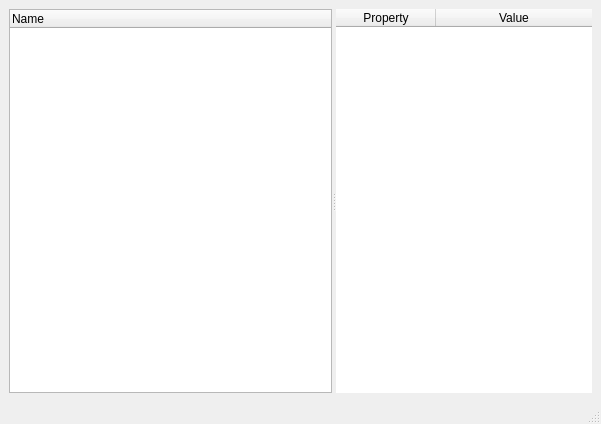
<?xml version="1.0" encoding="UTF-8"?>
<ui version="4.0">
 <class>TreeWindow</class>
 <widget class="QMainWindow" name="TreeWindow">
  <property name="geometry">
   <rect>
    <x>0</x>
    <y>0</y>
    <width>601</width>
    <height>424</height>
   </rect>
  </property>
  <property name="windowTitle">
   <string>Panel DOM</string>
  </property>
  <widget class="QWidget" name="centralwidget">
   <layout class="QVBoxLayout" name="verticalLayout">
    <item>
     <widget class="QSplitter" name="splitter">
      <property name="orientation">
       <enum>Qt::Horizontal</enum>
      </property>
      <widget class="QTreeWidget" name="tree">
       <property name="sizePolicy">
        <sizepolicy hsizetype="Expanding" vsizetype="Expanding">
         <horstretch>1</horstretch>
         <verstretch>0</verstretch>
        </sizepolicy>
       </property>
       <column>
        <property name="text">
         <string notr="true">Name</string>
        </property>
       </column>
      </widget>
      <widget class="QTableWidget" name="propertiesView">
       <property name="frameShape">
        <enum>QFrame::NoFrame</enum>
       </property>
       <property name="gridStyle">
        <enum>Qt::DotLine</enum>
       </property>
       <attribute name="horizontalHeaderStretchLastSection">
        <bool>true</bool>
       </attribute>
       <column>
        <property name="text">
         <string>Property</string>
        </property>
       </column>
       <column>
        <property name="text">
         <string>Value</string>
        </property>
       </column>
      </widget>
     </widget>
    </item>
   </layout>
  </widget>
  <widget class="QMenuBar" name="menubar">
   <property name="geometry">
    <rect>
     <x>0</x>
     <y>0</y>
     <width>601</width>
     <height>21</height>
    </rect>
   </property>
  </widget>
  <widget class="QStatusBar" name="statusbar"/>
 </widget>
 <resources/>
 <connections/>
</ui>
